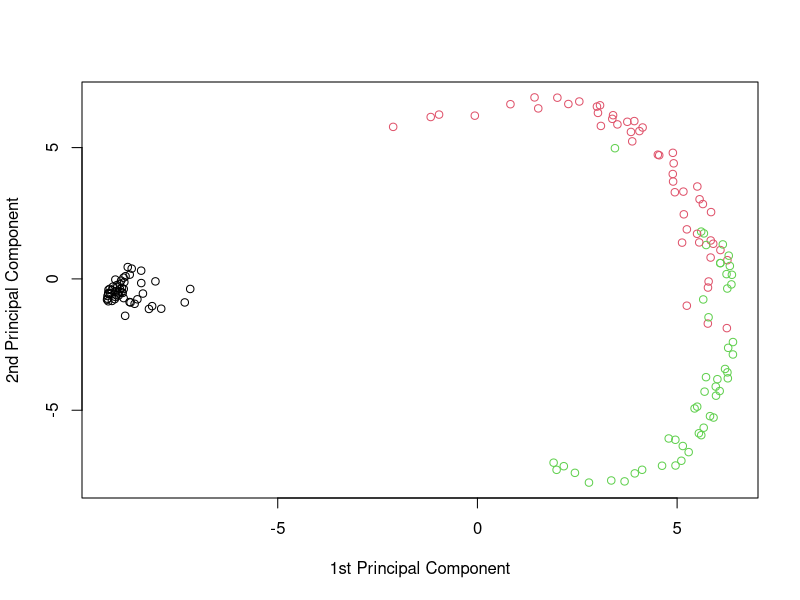

This figure's R source:
library(kernlab)


### Name: kpca
### Title: Kernel Principal Components Analysis
### Aliases: kpca kpca,formula-method kpca,matrix-method
###   kpca,kernelMatrix-method kpca,list-method predict,kpca-method
### Keywords: cluster

### ** Examples

# another example using the iris
data(iris)
test <- sample(1:150,20)

kpc <- kpca(~.,data=iris[-test,-5],kernel="rbfdot",
            kpar=list(sigma=0.2),features=2)

#print the principal component vectors
pcv(kpc)

#plot the data projection on the components
plot(rotated(kpc),col=as.integer(iris[-test,5]),
     xlab="1st Principal Component",ylab="2nd Principal Component")

#embed remaining points 
emb <- predict(kpc,iris[test,-5])
points(emb,col=as.integer(iris[test,5]))
